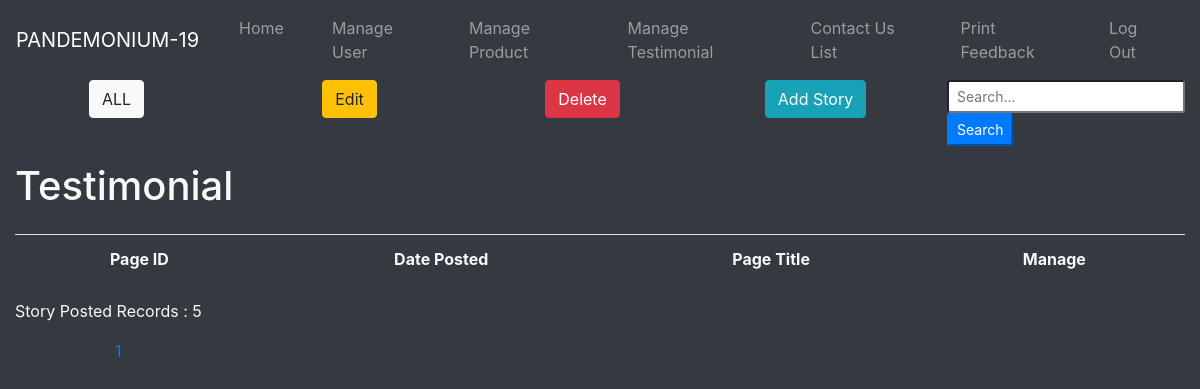
The app's page /admin/manage testimonial.php?page=2, older data.
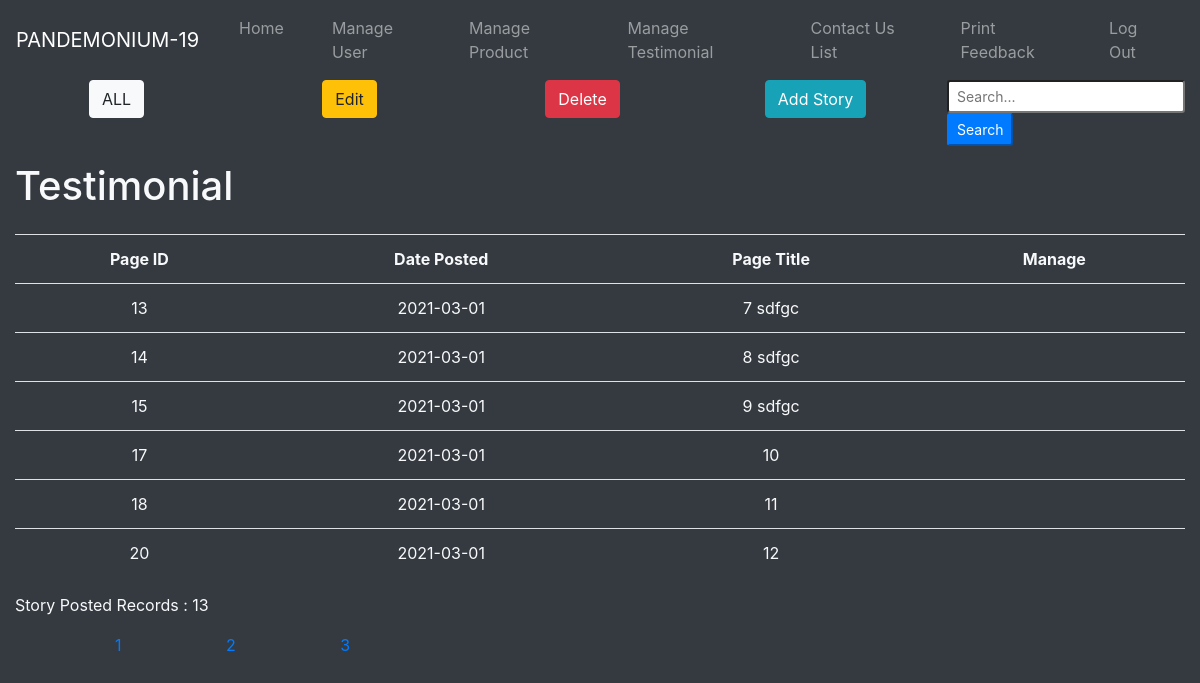
The same page, newer data.
### tables this page shows
CREATE TABLE `story` (
  `storyID` int(10) NOT NULL,
  `storyAuthor` varchar(50) NOT NULL,
  `storyDate` date NOT NULL,
  `storyTitle` varchar(100) NOT NULL,
  `storyBoard` longtext NOT NULL,
  `storyView` int(10) NOT NULL DEFAULT 0,
  `storyMedia` longblob DEFAULT NULL
);

### admin/manage testimonial.php (the view, shortened to what this page needs)
<!DOCTYPE html>
<html lang="en">
<head>
    <?php include("data_connection.php"); ?>
    <link rel="stylesheet" href="https://maxcdn.bootstrapcdn.com/bootstrap/4.0.0/css/bootstrap.min.css"
>
    <?php require("adminNav.php"); ?>
</head>
<body class="bg-dark text-light">
    <div class="container-fluid">
        <div class="row">
            <div class="col">
                <button class="btn btn-light mx-auto d-block" onclick="location.href = 'manage testimonial.php'">ALL</button>
            </div>
            <div class="col">
                <button class="btn btn-warning mx-auto d-block" onclick="location.href = 'manage testimonial_edit.php'">Edit</button>
            </div>
            <div class="col">
                <button class="btn btn-danger mx-auto d-block" onclick="location.href='manage testimonial_delete.php'">Delete</button>
            </div>
            <div class="col">
                <button class="btn btn-info mx-auto d-block" onclick="location.href = 'addStory.php'">Add Story</button>
            </div>
            <div class="col mx-auto d-block">
                <form name="search_testimonial" method="post">
                    <input type="search" class="form-control-sm" spellcheck="false" placeholder="Search..." name="search" id="search_text">
                    <input class="btn-sm btn-primary" type="submit" value="Search">
                </form>
            </div>
        </div>
    <div class="row mr-2 my-3">
            <div class="col">
                <h1>Testimonial</h1>
            </div>
        </div>
        <div id="testitable">
        <table class="table">
            <tr>
                <th scope="col" class="text-center">Page ID</th>
                <th scope="col" class="text-center">Date  Posted</th>
                <th scope="col" class="text-center">Page Title</th>
                <th scope="col" class="text-center">Manage</th>
            </tr>
            <?php
            $per_page = 6;
            if (!isset($_GET["page"]))
            {
                $p = 1;
            }
            else
            {
                $p = $_GET["page"];
            }
            if (!isset($_POST['search']))
            {
                $query = "SELECT * FROM story";
                $result = mysqli_query($conn, $query) or die( mysqli_error($conn));;
                $number_of_result = mysqli_num_rows($result);
                $num_page = ceil($number_of_result/$per_page);
                if (!isset($_GET["page"]))
                {
                    $p = 1;
                }
                else
                {
                    $p = $_GET["page"];
                }
                $first_page_result = ($p - 1) * $per_page;
                $query = 'SELECT * FROM story LIMIT ' . $first_page_result . ',' . $per_page;
                $result = mysqli_query($conn, $query) or die( mysqli_error($conn));
                while($row = mysqli_fetch_array($result))
                {
                    $id = $row["storyID"];
                    $date = $row["storyDate"];
                    $title = $row["storyTitle"];
                    ?>
                    <tr>
                        <td class="text-center"><?php echo $id;?></td>
                        <td class="text-center"><?php echo $date;?></td>
                        <td class="text-center"><?php echo $title;?></td>
                        <td></td>
                    </tr>
                    <?php
                }
                ?>
        </table>
    </div>
    <p>Story Posted Records : <?php echo $number_of_result?></p>
    <?php
            for ($p = 1; $p <= $num_page; $p++)
            {
                echo '<a style="padding-left: 100px;" href="manage testimonial.php?page=' . $p . '">' . $p . '</a> ';
            }
        }
        ?>
</div>
</body>
</html>

Row changes from the older to the newer data that the page shows:
added story: storyID "13", storyDate "2021-03-01", storyTitle "7 sdfgc"
added story: storyID "14", storyDate "2021-03-01", storyTitle "8 sdfgc"
added story: storyID "15", storyDate "2021-03-01", storyTitle "9 sdfgc"
added story: storyID "17", storyDate "2021-03-01", storyTitle "10"
added story: storyID "18", storyDate "2021-03-01", storyTitle "11"
added story: storyID "20", storyDate "2021-03-01", storyTitle "12"
Text that changed along with them:
$number_of_result: "5" → "13"
new list line: "2"
new list line: "3"
